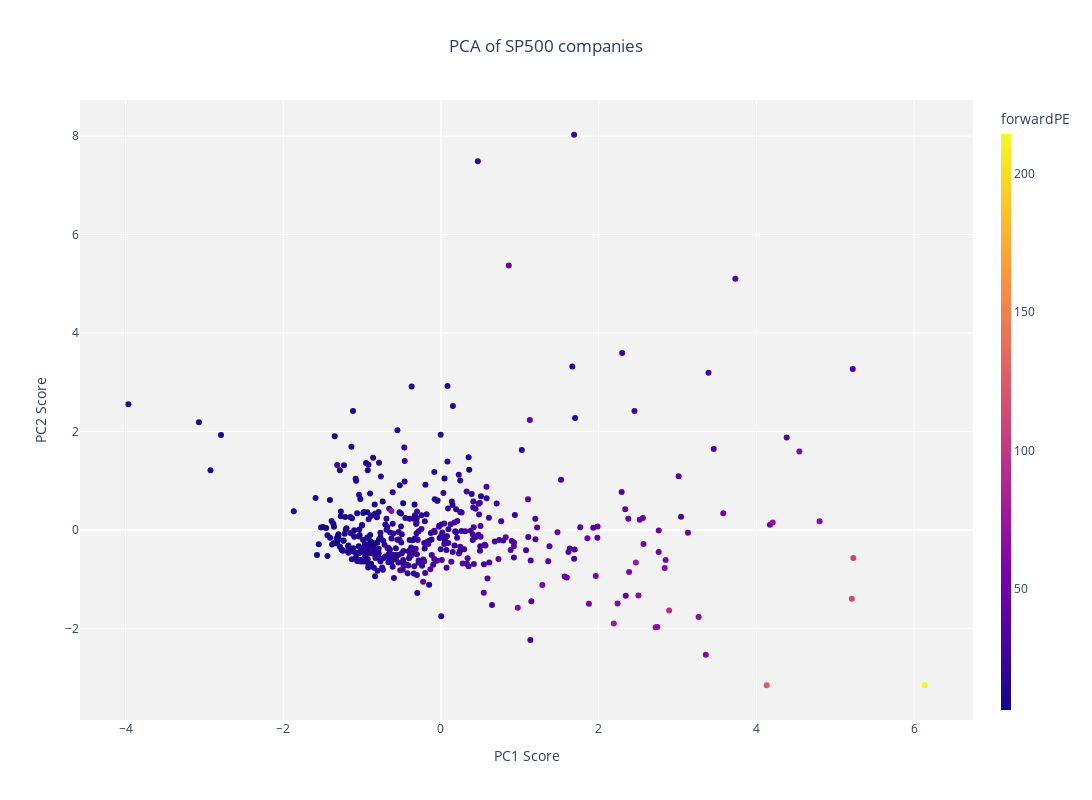

The notebook cell this image was saved under:
### Code cell
# pca = pca_on_fundamentals(fundamentals)
plot_pca(funs)

### Figure 1 — Plotly figure (JSON) as saved in the notebook; plotly's stock layout.template omitted (floating-point values rounded to 4 significant figures; data arrays with more than 128 entries replaced by an {"elided": "..."} marker saying what was removed)
{"data": [{"marker": {"color": {"elided": "443 float values"}, "colorbar": {"thickness": 10, "title": {"text": "forwardPE"}}}, "mode": "markers", "text": {"elided": "443 str values"}, "type": "scatter", "x": {"elided": "443 float values"}, "y": {"elided": "443 float values"}}], "layout": {"height": 800, "plot_bgcolor": "rgba(1,1,1,0.05)", "title": {"text": "PCA of SP500 companies", "x": 0.5, "xanchor": "center", "y": 0.95, "yanchor": "top"}, "width": 1280, "xaxis": {"title": {"text": "PC1 Score"}}, "yaxis": {"title": {"text": "PC2 Score"}}}}
